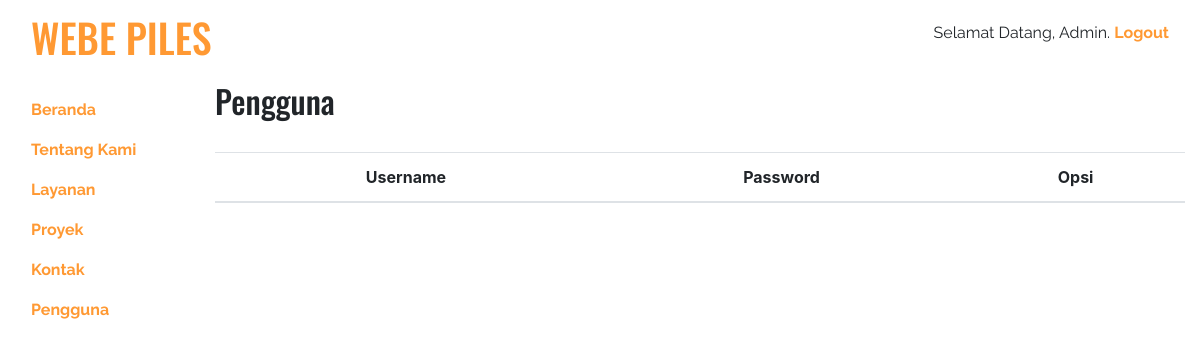
/admin/pengguna.php, run on an earlier commit of the app's database.
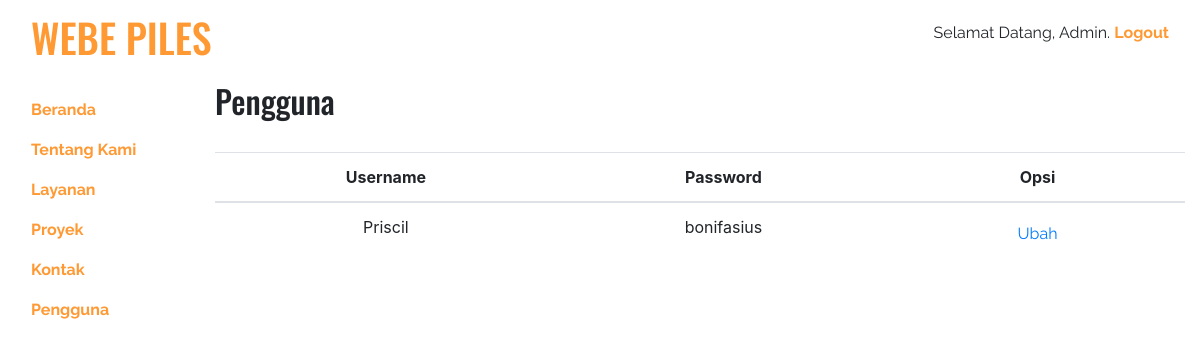
And on a later commit of the database.
### tables this page shows
CREATE TABLE `user` (
  `id_user` int(11) NOT NULL,
  `username` varchar(30) NOT NULL,
  `password` varchar(30) NOT NULL
);

### admin/pengguna.php (the view, shortened to what this page needs)
<!doctype html>
<html lang="id">
  </head>
  <body>
    <?php include 'navbar.php'; ?>
    <div class="container-fluid">
      <div class="row">
        <div class="col-md-10">
          <div class="row">
            <div class="col d-flex justify-content-between">
              <h2>Pengguna</h2>
            </div>
          </div>
          <br>
          <?php
            include 'fungsi/koneksi.php';
            $user = "SELECT * FROM user";
            $hasil_user = mysqli_query($koneksi, $user);
          ?>
          <table class="table table-hover text-center">
            <thead>
              <tr>
                <th>Username</th>
                <th>Password</th>
                <th>Opsi</th>
              </tr>
            </thead>
            <tbody>
              <?php
                while ($row_user = mysqli_fetch_array($hasil_user, MYSQLI_ASSOC)) {
              ?>
              <tr>
                <td><?php echo $row_user['username']; ?></td>
                <td><?php echo $row_user['password']; ?></td>
                <td>
                  <a href="#" class="btn btn-link">Ubah</a>
                </td>
              </tr>
              <?php
                }
              ?>
            </tbody>
          </table>
        </div>
      </div>
    </div>
  </body>
</html>

What changed in the data, as far as the page shows it:
added user: username "Priscil", password "bonifasius"
